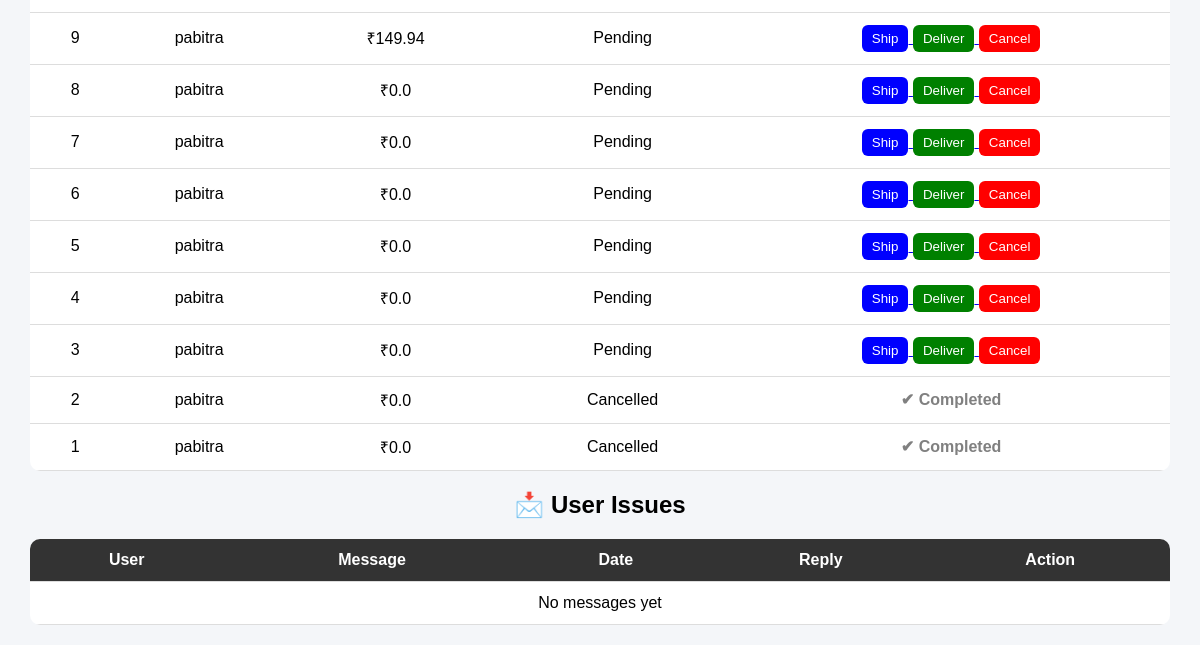
Page /admin-dashboard/ (signed in, lower part) on the earlier database version.
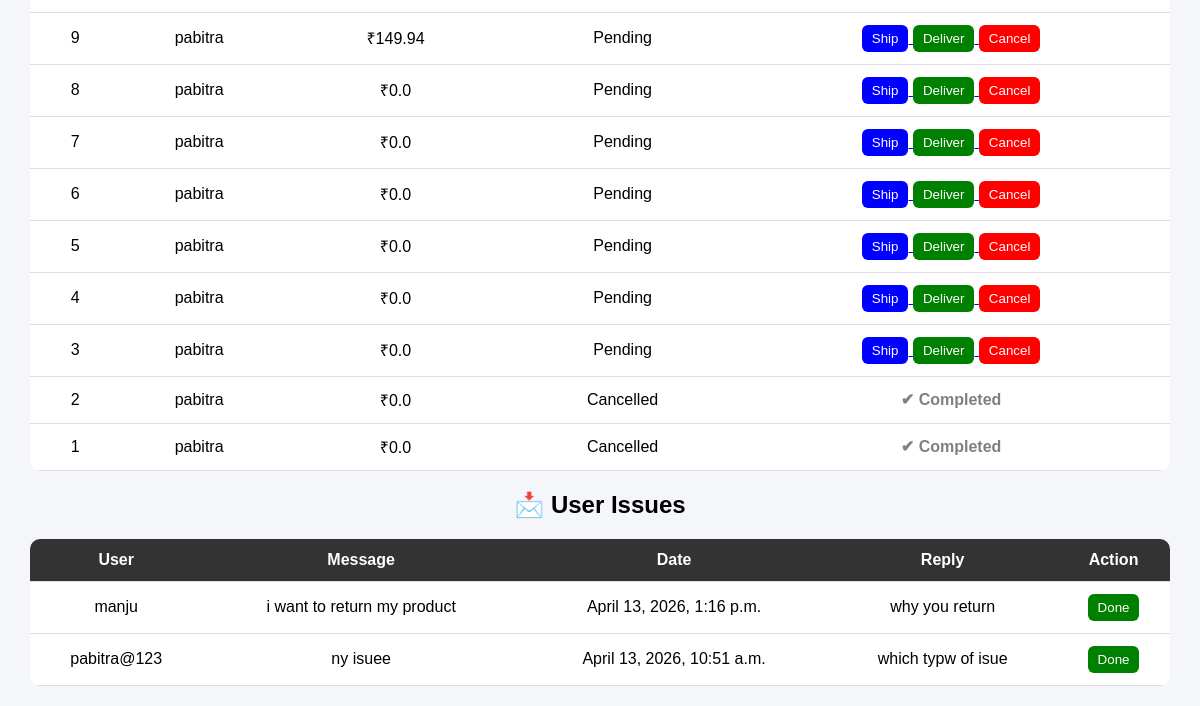
Same page on the later database version.
### store/models.py (models this page shows, shortened)
class Order(models.Model):
    STATUS_CHOICES = [
        ('Pending', 'Pending'),
        ('Shipped', 'Shipped'),
        ('Delivered', 'Delivered'),
        ('Cancelled', 'Cancelled'),
    ]
    user = models.ForeignKey(User, on_delete=models.CASCADE)
    address = models.TextField()
    payment_method = models.CharField(max_length=50)
    total_price = models.FloatField()
    status = models.CharField(max_length=20, choices=STATUS_CHOICES, default='Pending')
    created_at = models.DateTimeField(auto_now_add=True)

class SupportMessage(models.Model):
    user = models.ForeignKey(User, on_delete=models.CASCADE)
    message = models.TextField()
    created_at = models.DateTimeField(auto_now_add=True)
    reply = models.TextField(blank=True, null=True)
    is_replied = models.BooleanField(default=False)
    created_at = models.DateTimeField(auto_now_add=True)

### store/views.py (the view)
# urls.py: path('admin-dashboard/', views.admin_dashboard, name='admin_dashboard'),
def admin_dashboard(request):
    if not request.user.is_superuser:
        return redirect('/')
    total_users = User.objects.count()
    total_products = Product.objects.count()
    total_orders = Order.objects.count()
    total_revenue = Order.objects.aggregate(total=Sum('total_price'))['total'] or 0
    orders = Order.objects.all().order_by('-id')
    users = User.objects.all()
    messages_data = SupportMessage.objects.all().order_by('-id')
    context = {
        'total_users': total_users,
        'total_products': total_products,
        'total_orders': total_orders,
        'total_revenue': total_revenue,
        'orders': orders,
        'users': users,
        'issues': messages_data   # 👉 ADD THIS
    }
    return render(request, 'admin_dashboard.html', context)

### store/templates/admin_dashboard.html (shortened to what this page needs)
<!doctype html>
<html>
  <head>
  </head>
  <body>
    <table>
      {% for order in orders %}
      <tr>
        <td>{{ order.id }}</td>
        <td>{{ order.user.username }}</td>
        <td>₹{{ order.total_price }}</td>
        <td>{{ order.status }}</td>
        <td>
          {% if order.status != "Delivered" and order.status != "Cancelled" %}
          <a href="/update-status/{{ order.id }}/Shipped/">
            <button class="ship">Ship</button>
          </a>
          <a href="/update-status/{{ order.id }}/Delivered/">
            <button class="deliver">Deliver</button>
          </a>
          <a href="/update-status/{{ order.id }}/Cancelled/">
            <button class="cancel">Cancel</button>
          </a>
          {% else %}
          <span style="color: gray; font-weight: bold">✔ Completed</span>
          {% endif %}
        </td>
      </tr>
      {% endfor %}
    </table>
    <h2 style="text-align: center">📩 User Issues</h2>
    <table>
      <tr>
        <th>User</th>
        <th>Message</th>
        <th>Date</th>
        <th>Reply</th>
        <th>Action</th>
      </tr>
      {% for msg in issues %}
      <tr>
        <td>{{ msg.user.username }}</td>
        <td>{{ msg.message }}</td>
        <td>{{ msg.created_at }}</td>
        <td>
          {% if msg.reply %} {{ msg.reply }} {% else %}
          <span style="color: gray">No reply</span>
          {% endif %}
        </td>
        <td>
          {% if not msg.is_replied %}
          <a href="/reply/{{ msg.id }}/">
            <button style="background: orange">Reply</button>
          </a>
          {% else %}
          <a href="/resolve/{{ msg.id }}/">
            <button style="background: green">Done</button>
          </a>
          {% endif %}
        </td>
      </tr>
      {% empty %}
      <tr>
        <td colspan="5">No messages yet</td>
      </tr>
      {% endfor %}
    </table>
  </body>
</html>

Differences in the rows shown:
added SupportMessage: user.username "manju", message "i want to return my product", created_at "April 13, 2026, 1:16 p.m.", reply "why you return"
added SupportMessage: user.username "pabitra@123", message "ny isuee", created_at "April 13, 2026, 10:51 a.m.", reply "which typw of isue"
Other differences:
text no longer shown: "No messages yet"
